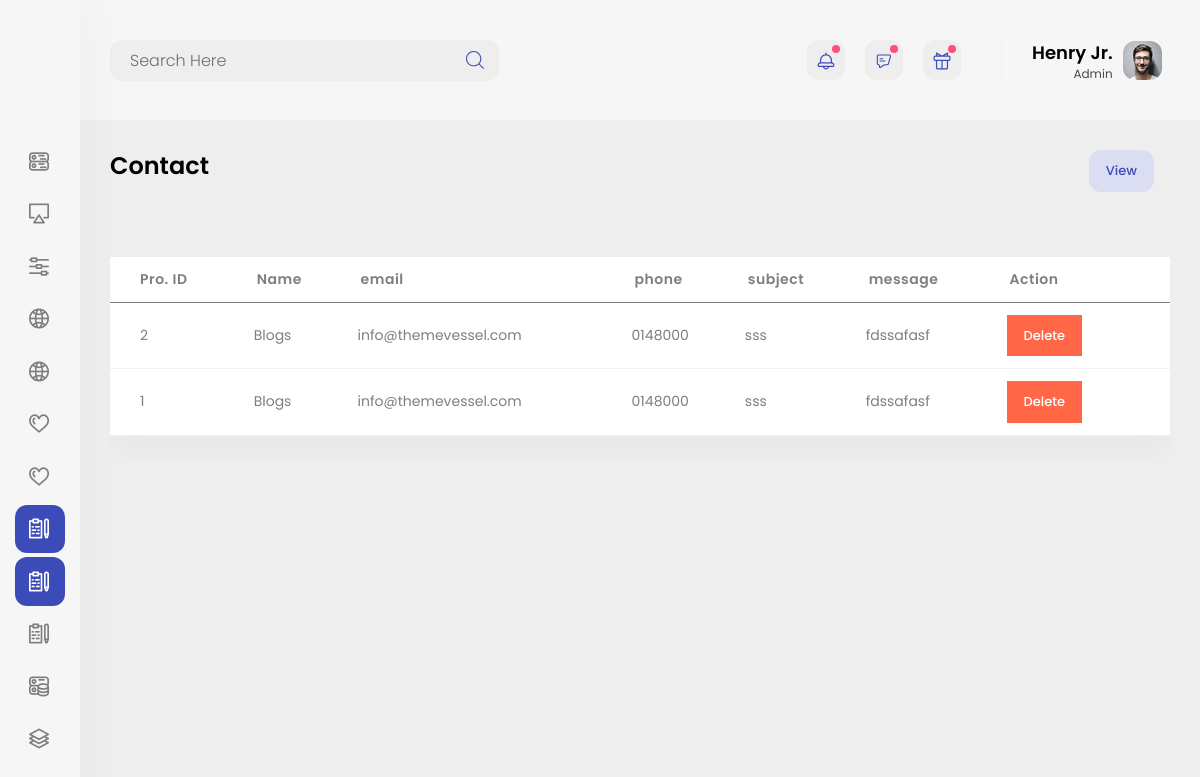
/dashboard/contact-view/, run on an earlier commit of the app's database.
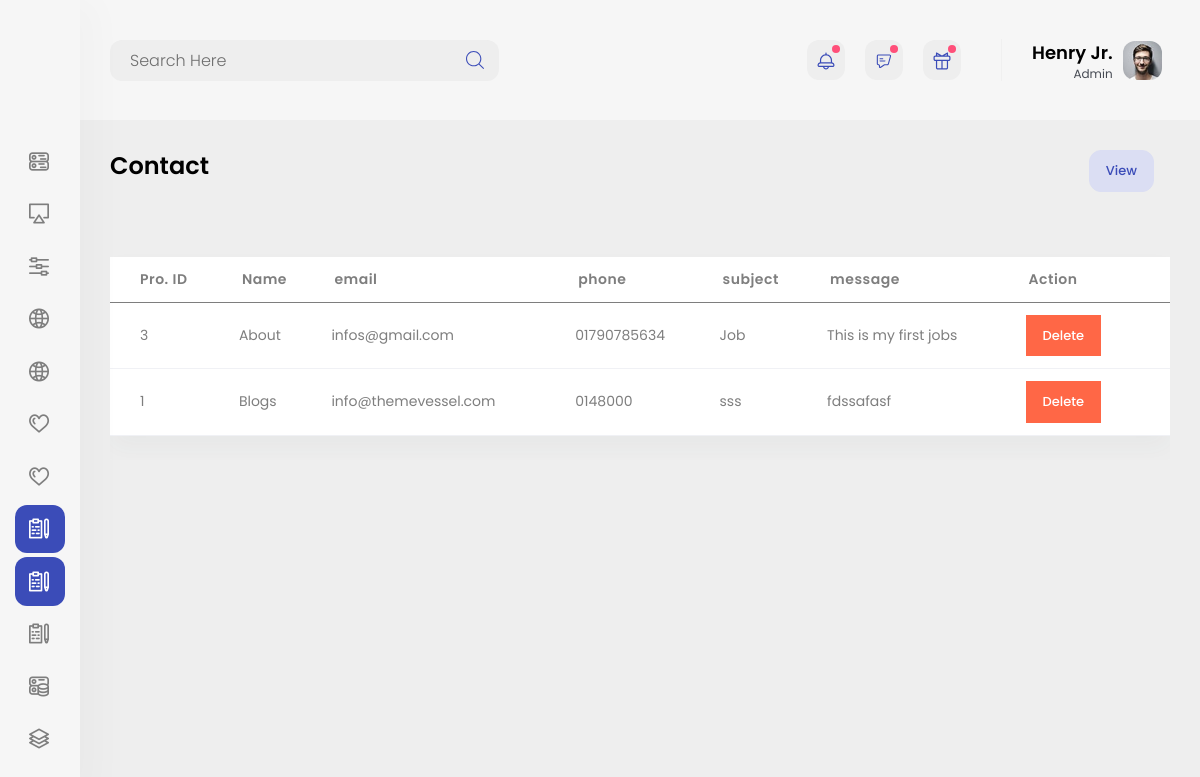
And on a later commit of the database.
### indexApp/models.py (models this page shows, shortened)
class ContactUs(models.Model):
    name = models.CharField(max_length = 150)
    email = models.EmailField()
    phone = models.CharField(max_length = 150)
    subject = models.CharField(max_length = 150)
    message  = models.TextField()
    class Meta:
        ordering = ['-id']
        verbose_name = 'ContactUs'
        verbose_name_plural = 'ContactUs'

### dashboard/views.py (the view)
# urls.py: path('contact-view/',contact_view, name='contact_view'),
def contact_view(request):
    query = ContactUs.objects.all()
    return render(request,'dashboard/get_in_touch/contact_view.html',{'query':query})

### dashboard/templates/dashboard/get_in_touch/contact_view.html (shortened to what this page needs)
{% extends 'dashboard/base.html'%}
{% load static %}
{% block content %}
<div class="content-body">
    <div class="container-fluid">
        <div class="form-head page-titles d-flex  align-items-center">
            <div class="mr-auto  d-lg-block">
                <h2 class="text-black font-w600">Contact</h2>
            </div>
            <a href="{% url 'contact_view' %}" class="btn btn-primary rounded light mr-3">View</a>
        </div>
        <div class="row">
            <div class="col-xl-12">
                <div class="table-responsive table-hover fs-14">
                    <table class="table table-hover display mb-4 dataTablesCard  card-table" id="example-5">
                        <thead>
                            <tr>
                                <th>Pro. ID</th>
                                <th>Name</th>
                                <th>email</th>
                                <th>phone</th>
                                <th>subject</th>
                                <th>message</th>
                                <th>Action</th>
                            </tr>
                        </thead>
                        <tbody>
                            {% for i in query %}
                            <tr>
                                <td>{{i.id}}</td>
                                <td>{{i.name}}</td>
                                <td>{{i.email}}</td>
                                <td>{{i.phone}}</td>
                                <td>{{i.subject}}</td>
                                <td>{{i.message}}</td>
                                <td> <a href="{% url 'contact_delete' i.id %}"> <button class="btn btn-danger">Delete</button></a> </td>
                            </tr>
                            {% endfor %}
                        </tbody>
                    </table>
                </div>
            </div>
        </div>
    </div>
</div>
{% endblock content %}

What changed in the data, as far as the page shows it:
removed ContactUs: id "2", name "Blogs", email "info@themevessel.com", phone "0148000", subject "sss", message "fdssafasf"
added ContactUs: id "3", name "About", email "infos@gmail.com", phone "01790785634", subject "Job", message "This is my first jobs"
